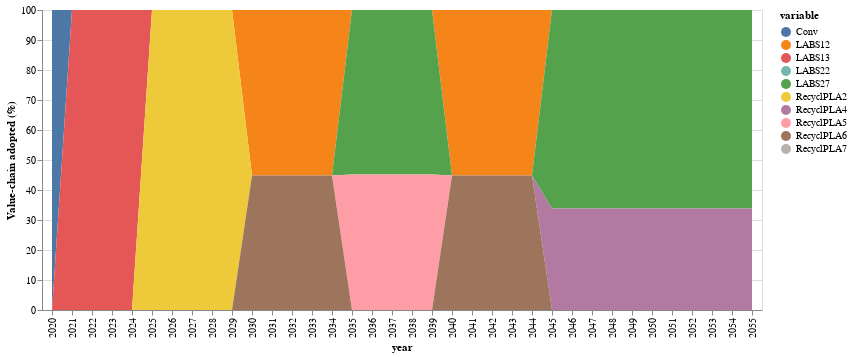

The code cell stored with this chart in its notebook:
### Code cell
#only for this result

function conventional(i1,t)
    if t==0
        if mod(i1,5)≥mod(sum(round.(JuMP.values.(tk)[1:nrow(compromise),t+1];digits=2)),5) && sum(JuMP.values.(xk)[1:nrow(compromise),t+1]) > 0
            return (1-sum(JuMP.values.(xk)[k,t+1] for k in 1:nrow(compromise)))
        else
            return 0
        end
    else
        sum_xks_atT=0
        for k1 in 1:nrow(compromise)
            if mod(i1,5)≥mod(round(JuMP.values.(tk)[k1,t+1];digits=2),5) && sum(JuMP.values.(xk)[k1,t:t+1])>0 && t>0
                sum_xks_atT+=JuMP.values.(xk)[k1,t+1]
            else
                sum_xks_atT+=JuMP.values.(xk)[k1,t]
            end
        end
            
        #if mod(i1,5)≥mod(round(sum(JuMP.values.(tk)[1:nrow(compromise),t+1]);digits=2),5) && sum(JuMP.values.(xk)[1:nrow(compromise),t:t+1])>0 && t>0
        #    t=t+1
        #end
        #return (1-sum(JuMP.values.(xk)[k,t] for k in 1:nrow(compromise)))
        return (1-sum_xks_atT)
    end
end

function innovation(i1,k1,t)
    if t==0 
        if mod(i1,5)≥mod(round(JuMP.values.(tk)[k1,t+1];digits=2),5) && JuMP.values.(xk)[k1,t+1] > 0
            t=1
            return (sum(JuMP.values.(xk)[k,t] for k=k1:k1))            
        else
            return 0
        end
    end
    if mod(i1,5)≥mod(round(JuMP.values.(tk)[k1,t+1];digits=2),5) && sum(JuMP.values.(xk)[k1,t:t+1])>0 && t>0
        t=t+1
    end
    return sum(JuMP.values.(xk)[k,t] for k=k1:k1)
end

conv=zeros(51)

conv[1]=100
inn_co2=zeros(nrow(compromise),51)

for k in 1:nrow(compromise)
    inn_co2[k,1]=0
end
j=0
for t in 2:51
    if 0 ≤ t ≤ 5
        j=0
    elseif 6 ≤ t ≤ 10
        j=1
    elseif 6 ≤ t ≤ 10
        j=2
    elseif 11 ≤ t ≤ 15
        j=3
    elseif 16 ≤ t ≤ 20
        j=4
    elseif 21 ≤ t ≤ 25
        j=5
    else
        j=6
    end
    
    
    
    conv[t]=100*conventional(t,j)
    for k in 1:nrow(compromise)
        
        inn_co2[k,t]=100*innovation(t,k,j)
    end
end
#conv[1:5].=initial[1,3]

sNames = ["conv","inn1","inn2","inn3","inn4","inn5","inn6","inn7","inn8","inn9","inn10"]
xLabels = []
for i in 2020:2070
    push!(xLabels,string(i))
end

#df = DataFrame(year=xLabels, conv=conv, inn1=inn_co2[1,:],inn2=inn_co2[2,:],inn3=inn_co2[3,:],inn4=inn_co2[4,:],
#        inn5=inn_co2[5,:],inn6=inn_co2[6,:],inn7=inn_co2[7,:],inn8=inn_co2[8,:],inn9=inn_co2[9,:],inn10=inn_co2[10,:])
df = DataFrame(vcat(conv',inn_co2)',:auto)


df=df[1:36,:]

df=df[!, any.(>(0), eachcol(df))]
df[!,:year]=xLabels[1:36]
#rename!(df,[:x1,:x93,:x218,:x222] .=> [:Conv,:pyLDPE1,:alcPLA2,:alcPLA6])
#df[!,:pyLDPE11]=zeros(36)
rename!(df,[:x1] .=> [:Conv])
df[!,:x104]=zeros(36)
df[!,:x201]=zeros(36)

rename!(df,[:x94,:x95,:x104,:x109,:x196,:x198,:x199,:x200,:x201] .=> [:LABS12,:LABS13,:LABS22,:LABS27,:RecyclPLA2,:RecyclPLA4,:RecyclPLA5,:RecyclPLA6,:RecyclPLA7])

split_yearly=df |> stack |> @vlplot(:area, x=:year, y={:value, stack=:zero, title="Value-chain adopted (%)"}, color="variable:n",legend=:sNames) 

save("./result-case-roadmap/split_yearly.svg", split_yearly)
split_yearly

### Figure 1 — Vega-Lite specification as saved in the notebook (floating-point values rounded to 4 significant figures; data arrays with more than 128 entries replaced by an {"elided": "..."} marker saying what was removed)
{"data": {"values": {"elided": "360 records"}}, "encoding": {"color": {"field": "variable", "type": "nominal"}, "x": {"field": "year"}, "y": {"field": "value", "stack": "zero", "title": "Value-chain adopted (%)", "type": "quantitative"}}, "legend": "sNames", "mark": "area"}
